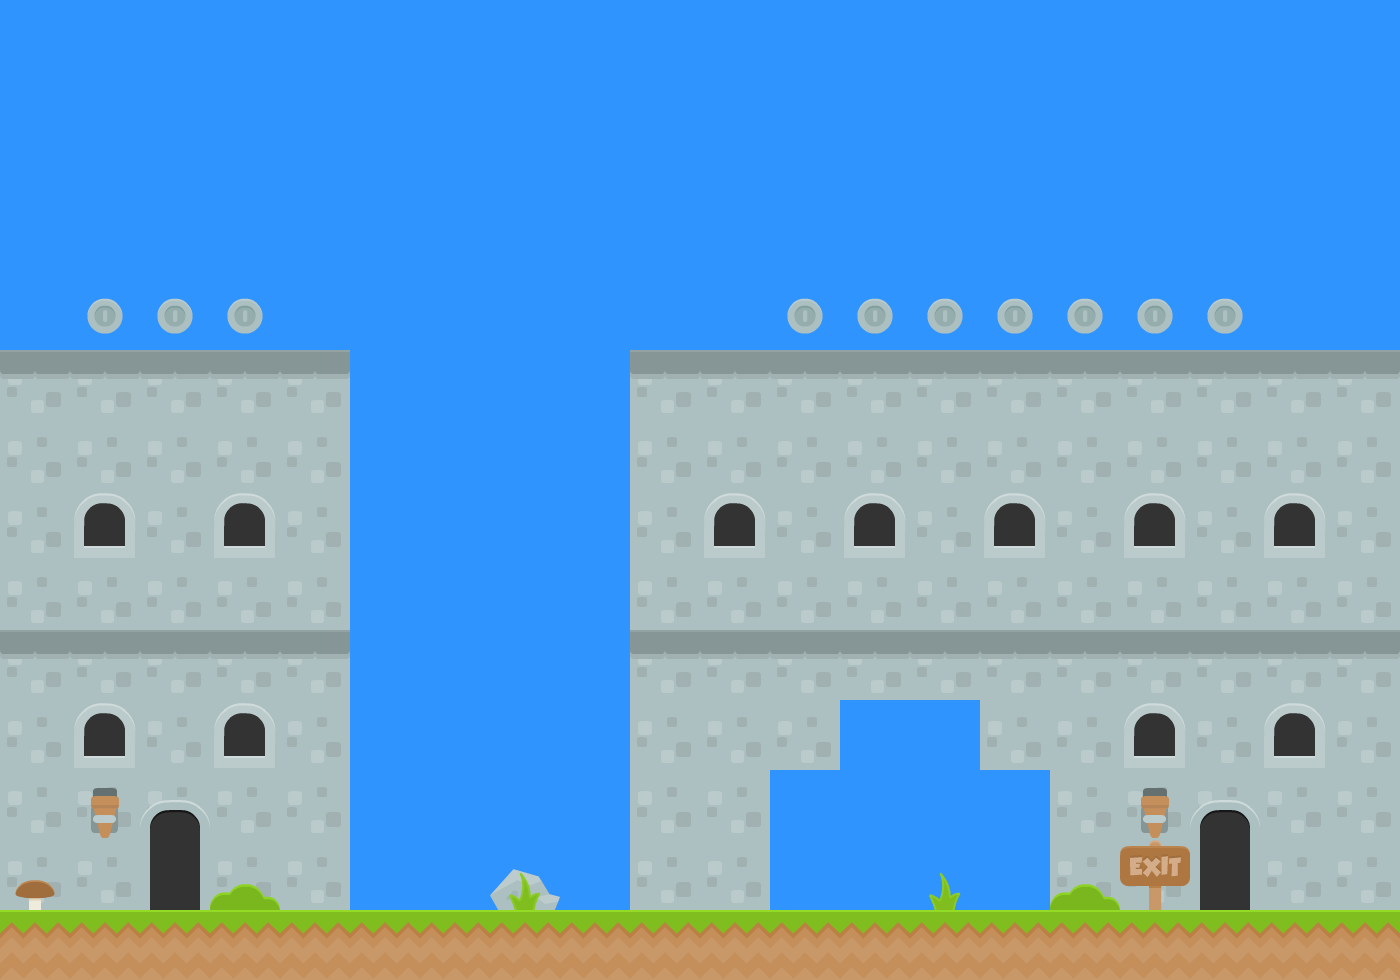

Below is a game level as drawn by its tile map, then a one-line description and the .tmx that defines it (tile-layer data replaced by summaries):
An orthogonal 20x14 tile map with 70x70 px tiles, 2 tile layers (Background 2, Background), 1 hidden layer not drawn, 3 tilesets and 1 object (levelTrigger).

<map version="1.0" orientation="orthogonal" width="20" height="14" tilewidth="70" tileheight="70" backgroundcolor="#3094ff">
 <tileset firstgid="1" name="background-tiles" tilewidth="70" tileheight="70">
  <image source="../img/background-tiles.png" width="910" height="910" />
 </tileset>
 <tileset firstgid="170" name="meta-tiles" tilewidth="70" tileheight="70">
  <image source="../img/meta-tiles.png" width="350" height="70" />
  <tile id="1">
   <properties>
    <property name="type" value="lslope" />
   </properties>
  </tile>
  <tile id="2">
   <properties>
    <property name="type" value="platform" />
   </properties>
  </tile>
  <tile id="3">
   <properties>
    <property name="type" value="rslope" />
   </properties>
  </tile>
  <tile id="4">
   <properties>
    <property name="type" value="solid" />
   </properties>
  </tile>
 </tileset>
 <tileset firstgid="175" name="item-spritesheet" tilewidth="70" tileheight="70">
  <image source="../img/item-spritesheet.png" width="560" height="560" />
 </tileset>
 <layer name="Background 2" width="20" height="14">
  <data>[280 cells, 119 non-empty, 2 distinct tile ids]</data>
 </layer>
 <layer name="Background" width="20" height="14">
  <data>[280 cells, 85 non-empty, 11 distinct tile ids]</data>
 </layer>
 <layer name="collision" width="20" height="14" visible="0" opacity="0.48">
  <data>[280 cells, 72 non-empty, 2 distinct tile ids]</data>
 </layer>
 <objectgroup name="trigger-entities" width="20" height="14">
  <object name="levelTrigger" x="1190" y="770" width="70" height="140">
   <properties>
    <property name="level" value="level4" />
    <property name="xSpawn" value="280" />
    <property name="ySpawn" value="1540" />
   </properties>
  </object>
 </objectgroup>
</map>
